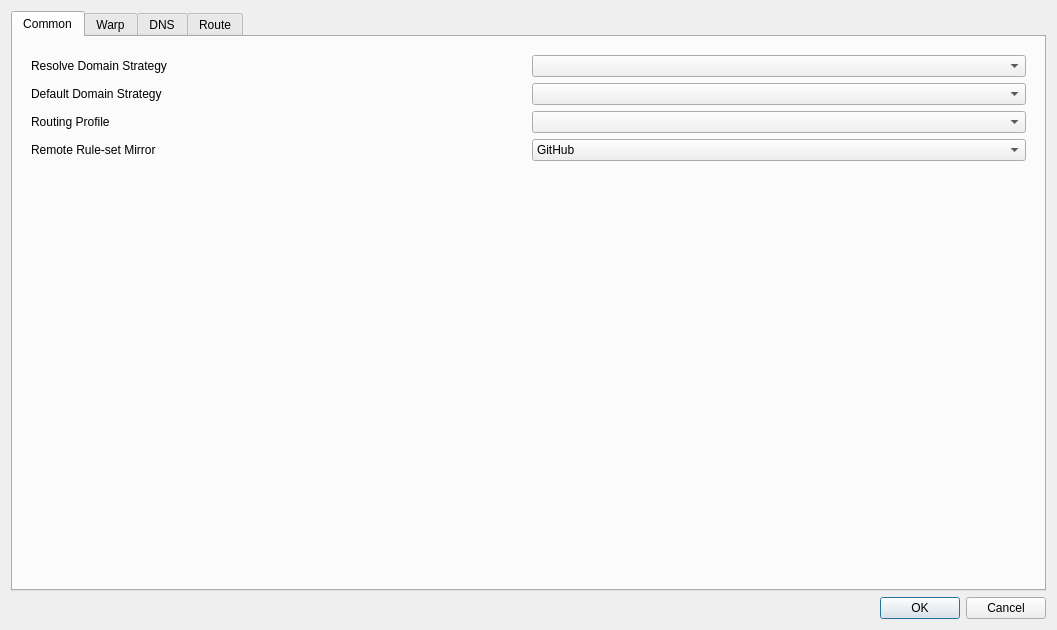
<?xml version="1.0" encoding="UTF-8"?>
<ui version="4.0">
 <class>DialogManageRoutes</class>
 <widget class="QDialog" name="DialogManageRoutes">
  <property name="geometry">
   <rect>
    <x>0</x>
    <y>0</y>
    <width>1057</width>
    <height>600</height>
   </rect>
  </property>
  <property name="windowTitle">
   <string>Routes</string>
  </property>
  <layout class="QVBoxLayout" name="verticalLayout">
   <item>
    <widget class="QTabWidget" name="tabWidget">
     <property name="currentIndex">
      <number>0</number>
     </property>
     <widget class="QWidget" name="tab">
      <attribute name="title">
       <string>Common</string>
      </attribute>
      <layout class="QVBoxLayout" name="verticalLayout_3">
       <item>
        <widget class="QWidget" name="widget" native="true">
         <layout class="QGridLayout" name="gridLayout_2">
          <item row="3" column="1">
           <widget class="QComboBox" name="route_prof"/>
          </item>
          <item row="2" column="0">
           <widget class="QLabel" name="label_3">
            <property name="uiLevel" stdset="0">
             <string notr="true">advanced</string>
            </property>
            <property name="toolTip">
             <string>&lt;html&gt;&lt;head/&gt;&lt;body&gt;&lt;p&gt;Used as default strategy when resolving outbound/dns server Domain addresses&lt;/p&gt;&lt;/body&gt;&lt;/html&gt;</string>
            </property>
            <property name="text">
             <string>Default Domain Strategy</string>
            </property>
            <property name="buddy">
             <cstring>default_domain_strategy</cstring>
            </property>
           </widget>
          </item>
          <item row="1" column="1">
           <widget class="QComboBox" name="domainStrategyCombo">
            <property name="uiLevel" stdset="0">
             <string notr="true">advanced</string>
            </property>
            <property name="editable">
             <bool>false</bool>
            </property>
           </widget>
          </item>
          <item row="2" column="1">
           <widget class="QComboBox" name="default_domain_strategy">
            <property name="uiLevel" stdset="0">
             <string notr="true">advanced</string>
            </property>
            <property name="editable">
             <bool>false</bool>
            </property>
           </widget>
          </item>
          <item row="4" column="0">
           <widget class="QLabel" name="ruleset_mirror_l">
            <property name="uiLevel" stdset="0">
             <string notr="true">advanced</string>
            </property>
            <property name="text">
             <string>Remote Rule-set Mirror</string>
            </property>
            <property name="buddy">
             <cstring>ruleset_mirror</cstring>
            </property>
           </widget>
          </item>
          <item row="1" column="0">
           <widget class="QLabel" name="label_6">
            <property name="uiLevel" stdset="0">
             <string notr="true">advanced</string>
            </property>
            <property name="toolTip">
             <string>&lt;html&gt;&lt;head/&gt;&lt;body&gt;&lt;p&gt;If not empty, resolves domains in requests according to the strategy&lt;/p&gt;&lt;/body&gt;&lt;/html&gt;</string>
            </property>
            <property name="text">
             <string>Resolve Domain Strategy</string>
            </property>
            <property name="buddy">
             <cstring>domainStrategyCombo</cstring>
            </property>
           </widget>
          </item>
          <item row="3" column="0">
           <widget class="QLabel" name="route_prof_l">
            <property name="text">
             <string>Routing Profile</string>
            </property>
            <property name="buddy">
             <cstring>route_prof</cstring>
            </property>
           </widget>
          </item>
          <item row="4" column="1">
           <widget class="QComboBox" name="ruleset_mirror">
            <property name="uiLevel" stdset="0">
             <string notr="true">advanced</string>
            </property>
            <item>
             <property name="text">
              <string>GitHub</string>
             </property>
            </item>
            <item>
             <property name="text">
              <string>jsDelivr(Cloudflare)</string>
             </property>
            </item>
            <item>
             <property name="text">
              <string>jsDelivr(Gcore)</string>
             </property>
            </item>
            <item>
             <property name="text">
              <string>jsDelivr(Quantil)</string>
             </property>
            </item>
            <item>
             <property name="text">
              <string>jsDelivr(Fastly)</string>
             </property>
            </item>
            <item>
             <property name="text">
              <string>jsDelivr(CDN)</string>
             </property>
            </item>
           </widget>
          </item>
         </layout>
        </widget>
       </item>
       <item>
        <spacer name="common_bottom_spacer">
         <property name="orientation">
          <enum>Qt::Vertical</enum>
         </property>
         <property name="sizeHint" stdset="0">
          <size>
           <width>20</width>
           <height>0</height>
          </size>
         </property>
        </spacer>
       </item>
      </layout>
     </widget>
     <widget class="QWidget" name="tab_5">
      <property name="uiFoldInto" stdset="0">
       <string notr="true">tab</string>
      </property>
      <attribute name="title">
       <string>Warp</string>
      </attribute>
      <layout class="QVBoxLayout" name="verticalLayout_8">
       <item>
        <widget class="QWidget" name="widget_3" native="true">
         <layout class="QFormLayout" name="formLayout_3">
          <item row="2" column="0">
           <widget class="QLabel" name="warp_chain_order_l">
            <property name="text">
             <string>Traffic path</string>
            </property>
            <property name="buddy">
             <cstring>warp_chain_order</cstring>
            </property>
           </widget>
          </item>
          <item row="2" column="1">
           <widget class="QComboBox" name="warp_chain_order">
            <property name="toolTip">
             <string>Choose where WARP is applied to the selected connection.</string>
            </property>
           </widget>
          </item>
          <item row="3" column="0" colspan="2">
           <widget class="QLabel" name="warp_path_description">
            <property name="wordWrap"><bool>true</bool></property>
           </widget>
          </item>
          <item row="0" column="0">
           <widget class="QCheckBox" name="enable_warp">
            <property name="toolTip">
             <string>Apply WARP to the selected connection.</string>
            </property>
            <property name="text">
             <string>Enable Warp</string>
            </property>
           </widget>
          </item>
          <item row="1" column="0">
           <widget class="QLabel" name="warp_mode_l">
            <property name="toolTip">
             <string>AmneziaWG adds WARP-compatible junk and camouflage packets to WireGuard. MASQUE uses HTTP/3 or HTTP/2.</string>
            </property>
            <property name="text">
             <string>Mode</string>
            </property>
            <property name="buddy">
             <cstring>warp_mode</cstring>
            </property>
           </widget>
          </item>
          <item row="1" column="1">
           <widget class="QComboBox" name="warp_mode">
            <property name="toolTip">
             <string>AmneziaWG adds WARP-compatible junk and camouflage packets to WireGuard. MASQUE uses HTTP/3 or HTTP/2.</string>
            </property>
            <item>
             <property name="text">
              <string notr="true">WireGuard</string>
             </property>
            </item>
            <item>
             <property name="text">
              <string notr="true">MASQUE</string>
             </property>
            </item>
            <item><property name="text"><string notr="true">AmneziaWG</string></property></item>
           </widget>
          </item>
         </layout>
        </widget>
       </item>
       <item>
        <widget class="QGroupBox" name="warp_wg_box">
         <property name="uiLevel" stdset="0">
          <string notr="true">advanced</string>
         </property>
         <property name="title">
          <string notr="true">WireGuard</string>
         </property>
         <layout class="QFormLayout" name="warp_wg_form">
          <item row="0" column="0">
           <widget class="QLabel" name="label_7">
            <property name="text">
             <string>Endpoint</string>
            </property>
            <property name="buddy">
             <cstring>warp_ep</cstring>
            </property>
           </widget>
          </item>
          <item row="0" column="1">
           <widget class="QLineEdit" name="warp_ep"/>
          </item>
          <item row="1" column="0">
           <widget class="QLabel" name="label_4">
            <property name="text">
             <string>Private Key</string>
            </property>
            <property name="buddy">
             <cstring>warp_private_key</cstring>
            </property>
           </widget>
          </item>
          <item row="1" column="1">
           <widget class="QLineEdit" name="warp_private_key"/>
          </item>
          <item row="2" column="0">
           <widget class="QLabel" name="label_5">
            <property name="text">
             <string>Public Key</string>
            </property>
            <property name="buddy">
             <cstring>warp_public_key</cstring>
            </property>
           </widget>
          </item>
          <item row="2" column="1">
           <widget class="QLineEdit" name="warp_public_key"/>
          </item>
          <item row="3" column="0">
           <widget class="QLabel" name="label_12">
            <property name="text">
             <string>Interface Addresses</string>
            </property>
            <property name="buddy">
             <cstring>warp_ifc_addrs</cstring>
            </property>
           </widget>
          </item>
          <item row="3" column="1">
           <widget class="QLineEdit" name="warp_ifc_addrs"/>
          </item>
          <item row="4" column="0">
           <widget class="QLabel" name="label">
            <property name="text">
             <string>Reserved</string>
            </property>
            <property name="buddy">
             <cstring>warp_reserved</cstring>
            </property>
           </widget>
          </item>
          <item row="4" column="1">
           <widget class="QLineEdit" name="warp_reserved"/>
          </item>
         </layout>
        </widget>
       </item>
       <item>
        <widget class="QGroupBox" name="warp_masque_box">
         <property name="uiLevel" stdset="0">
          <string notr="true">advanced</string>
         </property>
         <property name="title">
          <string notr="true">MASQUE</string>
         </property>
         <layout class="QFormLayout" name="warp_masque_form">
          <item row="0" column="0">
           <widget class="QLabel" name="warp_masque_ep_l">
            <property name="text">
             <string>Endpoint</string>
            </property>
            <property name="buddy">
             <cstring>warp_masque_ep</cstring>
            </property>
           </widget>
          </item>
          <item row="0" column="1">
           <widget class="QLineEdit" name="warp_masque_ep"/>
          </item>
          <item row="1" column="0">
           <widget class="QLabel" name="warp_masque_private_key_l">
            <property name="text">
             <string>Private Key</string>
            </property>
            <property name="buddy">
             <cstring>warp_masque_private_key</cstring>
            </property>
           </widget>
          </item>
          <item row="1" column="1">
           <widget class="QLineEdit" name="warp_masque_private_key"/>
          </item>
          <item row="2" column="0">
           <widget class="QLabel" name="warp_masque_peer_public_key_l">
            <property name="toolTip">
             <string>Base64 DER of the server's public key. When set, it pins the server certificate.</string>
            </property>
            <property name="text">
             <string>Peer Public Key</string>
            </property>
            <property name="buddy">
             <cstring>warp_masque_peer_public_key</cstring>
            </property>
           </widget>
          </item>
          <item row="2" column="1">
           <widget class="QLineEdit" name="warp_masque_peer_public_key"/>
          </item>
          <item row="3" column="0">
           <widget class="QLabel" name="warp_masque_ifc_addrs_l">
            <property name="text">
             <string>Interface Addresses</string>
            </property>
            <property name="buddy">
             <cstring>warp_masque_ifc_addrs</cstring>
            </property>
           </widget>
          </item>
          <item row="3" column="1">
           <widget class="QLineEdit" name="warp_masque_ifc_addrs"/>
          </item>
          <item row="4" column="0">
           <widget class="QLabel" name="warp_masque_sni_l">
            <property name="text">
             <string notr="true">SNI</string>
            </property>
            <property name="buddy">
             <cstring>warp_masque_sni</cstring>
            </property>
           </widget>
          </item>
          <item row="4" column="1">
           <widget class="QLineEdit" name="warp_masque_sni"/>
          </item>
          <item row="5" column="0">
           <widget class="QLabel" name="warp_masque_http_mode_l">
            <property name="toolTip">
             <string>HTTP/3 runs over UDP; HTTP/2 runs over TLS on TCP and works where UDP is blocked.</string>
            </property>
            <property name="text">
             <string>HTTP Version</string>
            </property>
            <property name="buddy">
             <cstring>warp_masque_http_mode</cstring>
            </property>
           </widget>
          </item>
          <item row="5" column="1">
           <widget class="QComboBox" name="warp_masque_http_mode">
            <property name="toolTip">
             <string>HTTP/3 runs over UDP; HTTP/2 runs over TLS on TCP and works where UDP is blocked.</string>
            </property>
            <item>
             <property name="text">
              <string>HTTP/3 (fallback to HTTP/2)</string>
             </property>
            </item>
            <item>
             <property name="text">
              <string>HTTP/3 only</string>
             </property>
            </item>
            <item>
             <property name="text">
              <string notr="true">HTTP/2</string>
             </property>
            </item>
           </widget>
          </item>
         </layout>
        </widget>
       </item>
       <item>
        <layout class="QHBoxLayout" name="warp_autogen_row">
         <item>
          <widget class="QPushButton" name="warp_autogen">
           <property name="toolTip">
            <string>&lt;html&gt;&lt;head/&gt;&lt;body&gt;&lt;p&gt;Gets a new config from cloudflare API&lt;/p&gt;&lt;/body&gt;&lt;/html&gt;</string>
           </property>
           <property name="text">
            <string>Generate Warp Config</string>
           </property>
          </widget>
         </item>
         <item>
          <widget class="QPushButton" name="warp_api_hosts_btn">
           <property name="uiLevel" stdset="0">
            <string notr="true">advanced</string>
           </property>
           <property name="toolTip">
            <string>Cloudflare API domains to try, in order, when generating a WARP config</string>
           </property>
           <property name="text">
            <string>Registration Domains…</string>
           </property>
          </widget>
         </item>
         <item>
          <spacer name="warp_autogen_spacer">
           <property name="orientation">
            <enum>Qt::Horizontal</enum>
           </property>
           <property name="sizeHint" stdset="0">
            <size>
             <width>40</width>
             <height>20</height>
            </size>
           </property>
          </spacer>
         </item>
        </layout>
       </item>
       <item>
        <spacer name="warp_bottom_spacer">
         <property name="orientation">
          <enum>Qt::Vertical</enum>
         </property>
         <property name="sizeHint" stdset="0">
          <size>
           <width>20</width>
           <height>40</height>
          </size>
         </property>
        </spacer>
       </item>
      </layout>
     </widget>
     <widget class="QWidget" name="tab_3">
      <attribute name="title">
       <string>DNS</string>
      </attribute>
      <layout class="QVBoxLayout" name="verticalLayout_4">
       <item>
        <widget class="QGroupBox" name="simple_dns_box">
         <property name="uiFoldInto" stdset="0">
          <string notr="true">tab</string>
         </property>
         <property name="title">
          <string>Simple DNS Settings</string>
         </property>
         <layout class="QGridLayout" name="gridLayout">
          <item row="4" column="0">
           <widget class="QLabel" name="label_2">
            <property name="uiLevel" stdset="0">
             <string notr="true">advanced</string>
            </property>
            <property name="toolTip">
             <string>&lt;html&gt;&lt;head/&gt;&lt;body&gt;&lt;p&gt;Local DNS can not be used in some configurations, you will have to set an ip here to be used as local dns in such situations&lt;/p&gt;&lt;/body&gt;&lt;/html&gt;</string>
            </property>
            <property name="text">
             <string>Local Override</string>
            </property>
            <property name="buddy">
             <cstring>local_override</cstring>
            </property>
           </widget>
          </item>
          <item row="7" column="3">
           <layout class="QHBoxLayout" name="horizontalLayout_3">
            <item>
             <widget class="QComboBox" name="dns_final_out">
              <item>
               <property name="text">
                <string notr="true">remote</string>
               </property>
              </item>
              <item>
               <property name="text">
                <string notr="true">direct</string>
               </property>
              </item>
             </widget>
            </item>
            <item>
             <widget class="QCheckBox" name="enable_dns_routing">
              <property name="uiLevel" stdset="0">
               <string notr="true">advanced</string>
              </property>
              <property name="toolTip">
               <string>&lt;html&gt;&lt;head/&gt;&lt;body&gt;&lt;p&gt;When enabled, domains destined for direct outbound will also be resolved using direct dns&lt;/p&gt;&lt;/body&gt;&lt;/html&gt;</string>
              </property>
              <property name="text">
               <string>Enable DNS Routing</string>
              </property>
             </widget>
            </item>
            <item>
             <widget class="QCheckBox" name="respect_hosts">
              <property name="uiLevel" stdset="0">
               <string notr="true">advanced</string>
              </property>
              <property name="toolTip">
               <string>&lt;html&gt;&lt;head/&gt;&lt;body&gt;&lt;p&gt;Answer A/AAAA queries from the system hosts file before consulting any DNS server. Only domains actually listed in the file are affected.&lt;/p&gt;&lt;/body&gt;&lt;/html&gt;</string>
              </property>
              <property name="text">
               <string>Respect Hosts File</string>
              </property>
             </widget>
            </item>
            <item>
             <widget class="QPushButton" name="predefined_dns">
              <property name="uiLevel" stdset="0">
               <string notr="true">advanced</string>
              </property>
              <property name="sizePolicy">
               <sizepolicy hsizetype="Maximum" vsizetype="Fixed">
                <horstretch>0</horstretch>
                <verstretch>0</verstretch>
               </sizepolicy>
              </property>
              <property name="text">
               <string>Predefined Answers</string>
              </property>
             </widget>
            </item>
           </layout>
          </item>
          <item row="1" column="0">
           <widget class="QLabel" name="label_9">
            <property name="toolTip">
             <string>&lt;html&gt;&lt;head/&gt;&lt;body&gt;&lt;p&gt;examples:&lt;br/&gt;tls://8.8.8.8&lt;br/&gt;https://domain/path&lt;/p&gt;&lt;p&gt;tcp://8.8.8.8:1234&lt;/p&gt;&lt;p&gt;dhcp://auto&lt;/p&gt;&lt;p&gt;h3://domain/path&lt;/p&gt;&lt;p&gt;quic://domain:4632&lt;/p&gt;&lt;p&gt;etc&lt;/p&gt;&lt;/body&gt;&lt;/html&gt;</string>
            </property>
            <property name="text">
             <string>Remote DNS</string>
            </property>
            <property name="buddy">
             <cstring>remote_dns</cstring>
            </property>
           </widget>
          </item>
          <item row="4" column="3">
           <layout class="QHBoxLayout" name="horizontalLayout_5">
            <item>
             <widget class="QLineEdit" name="local_override">
              <property name="uiLevel" stdset="0">
               <string notr="true">advanced</string>
              </property>
             </widget>
            </item>
           </layout>
          </item>
          <item row="2" column="3">
           <layout class="QHBoxLayout" name="horizontalLayout_8">
            <item>
             <widget class="QComboBox" name="direct_dns">
              <property name="sizePolicy">
               <sizepolicy hsizetype="Expanding" vsizetype="Fixed">
                <horstretch>0</horstretch>
                <verstretch>0</verstretch>
               </sizepolicy>
              </property>
              <property name="editable">
               <bool>true</bool>
              </property>
             </widget>
            </item>
            <item>
             <widget class="QCheckBox" name="direct_dns_disable_ipv6">
              <property name="uiLevel" stdset="0">
               <string notr="true">advanced</string>
              </property>
              <property name="toolTip">
               <string>Answer AAAA queries sent to this server with an empty result.</string>
              </property>
              <property name="text">
               <string>Disable IPv6</string>
              </property>
             </widget>
            </item>
           </layout>
          </item>
          <item row="2" column="0">
           <widget class="QLabel" name="label_8">
            <property name="toolTip">
             <string>This is especially important and it is recommended to use the default value of &quot;localhost&quot;.
If the default value does not work, try changing it to &quot;223.5.5.5&quot;.
For more information, see the document &quot;Configuration/DNS&quot;.</string>
            </property>
            <property name="text">
             <string>Direct DNS</string>
            </property>
            <property name="buddy">
             <cstring>direct_dns</cstring>
            </property>
           </widget>
          </item>
          <item row="1" column="3">
           <layout class="QHBoxLayout" name="horizontalLayout_7">
            <item>
             <widget class="QComboBox" name="remote_dns">
              <property name="sizePolicy">
               <sizepolicy hsizetype="Expanding" vsizetype="Fixed">
                <horstretch>0</horstretch>
                <verstretch>0</verstretch>
               </sizepolicy>
              </property>
              <property name="editable">
               <bool>true</bool>
              </property>
             </widget>
            </item>
            <item>
             <widget class="QCheckBox" name="remote_dns_disable_ipv6">
              <property name="uiLevel" stdset="0">
               <string notr="true">advanced</string>
              </property>
              <property name="toolTip">
               <string>Answer AAAA queries sent to this server with an empty result.</string>
              </property>
              <property name="text">
               <string>Disable IPv6</string>
              </property>
             </widget>
            </item>
           </layout>
          </item>
          <item row="7" column="0">
           <widget class="QLabel" name="dns_final_out_l">
            <property name="text">
             <string>Default DNS server</string>
            </property>
            <property name="buddy">
             <cstring>dns_final_out</cstring>
            </property>
           </widget>
          </item>
          <item row="8" column="3">
           <layout class="QHBoxLayout" name="horizontalLayout_6">
            <item>
             <widget class="QCheckBox" name="enable_fakeip">
              <property name="uiLevel" stdset="0">
               <string notr="true">advanced</string>
              </property>
              <property name="text">
               <string>Enable FakeIP</string>
              </property>
             </widget>
            </item>
            <item>
             <widget class="QCheckBox" name="fakeip_disable_ipv6">
              <property name="uiLevel" stdset="0">
               <string notr="true">advanced</string>
              </property>
              <property name="toolTip">
               <string>Hand out no fake IPv6 addresses; AAAA queries are answered empty.</string>
              </property>
              <property name="text">
               <string>FakeIP Disable IPv6</string>
              </property>
             </widget>
            </item>
           </layout>
          </item>
         </layout>
        </widget>
       </item>
       <item>
        <widget class="QGroupBox" name="groupBox">
         <property name="uiLevel" stdset="0">
          <string notr="true">advanced</string>
         </property>
         <property name="sizePolicy">
          <sizepolicy hsizetype="Preferred" vsizetype="Maximum">
           <horstretch>0</horstretch>
           <verstretch>0</verstretch>
          </sizepolicy>
         </property>
         <property name="title">
          <string>Advanced</string>
         </property>
         <layout class="QVBoxLayout" name="verticalLayout_5">
          <item>
           <widget class="QPushButton" name="dns_advanced">
            <property name="sizePolicy">
             <sizepolicy hsizetype="Expanding" vsizetype="Fixed">
              <horstretch>0</horstretch>
              <verstretch>0</verstretch>
             </sizepolicy>
            </property>
            <property name="toolTip">
             <string>&lt;html&gt;&lt;head/&gt;&lt;body&gt;&lt;p&gt;Cache behaviour, optimistic cache and query timeout.&lt;/p&gt;&lt;/body&gt;&lt;/html&gt;</string>
            </property>
            <property name="text">
             <string>Advanced Settings</string>
            </property>
           </widget>
          </item>
          <item>
           <layout class="QHBoxLayout" name="horizontalLayout_4">
            <item>
             <widget class="QCheckBox" name="use_dns_object">
              <property name="text">
               <string>Use Custom DNS Object</string>
              </property>
             </widget>
            </item>
            <item>
             <widget class="QPushButton" name="dns_object_edit">
              <property name="sizePolicy">
               <sizepolicy hsizetype="Expanding" vsizetype="Fixed">
                <horstretch>0</horstretch>
                <verstretch>0</verstretch>
               </sizepolicy>
              </property>
              <property name="text">
               <string>Edit DNS Object</string>
              </property>
             </widget>
            </item>
           </layout>
          </item>
         </layout>
        </widget>
       </item>
       <item>
        <spacer name="dns_bottom_spacer">
         <property name="orientation">
          <enum>Qt::Vertical</enum>
         </property>
         <property name="sizeHint" stdset="0">
          <size>
           <width>20</width>
           <height>0</height>
          </size>
         </property>
        </spacer>
       </item>
      </layout>
     </widget>
     <widget class="QWidget" name="tab_2">
      <attribute name="title">
       <string>Route</string>
      </attribute>
      <layout class="QVBoxLayout" name="verticalLayout_2">
       <item>
        <widget class="QGroupBox" name="route_profiles_box">
         <property name="title">
          <string>Routing Profiles</string>
         </property>
         <layout class="QVBoxLayout" name="verticalLayout_6">
          <item>
           <widget class="QListWidget" name="route_profiles"/>
          </item>
          <item>
           <widget class="QWidget" name="widget_2" native="true">
            <layout class="QHBoxLayout" name="horizontalLayout_2">
             <item>
              <widget class="QPushButton" name="new_route">
               <property name="text">
                <string>New</string>
               </property>
              </widget>
             </item>
             <item>
              <widget class="QPushButton" name="clone_route">
               <property name="text">
                <string>Clone</string>
               </property>
              </widget>
             </item>
             <item>
              <widget class="QPushButton" name="export_route">
               <property name="text">
                <string>Export</string>
               </property>
              </widget>
             </item>
             <item>
              <widget class="QPushButton" name="import_route">
               <property name="text">
                <string>Import</string>
               </property>
              </widget>
             </item>
             <item>
              <widget class="QPushButton" name="edit_route">
               <property name="text">
                <string>Edit</string>
               </property>
              </widget>
             </item>
             <item>
              <widget class="QPushButton" name="delete_route">
               <property name="text">
                <string>Delete</string>
               </property>
              </widget>
             </item>
             <item>
              <widget class="QPushButton" name="update_route">
               <property name="toolTip">
                <string>Update the selected remote routing profile, or all of them</string>
               </property>
               <property name="text">
                <string>Update</string>
               </property>
              </widget>
             </item>
            </layout>
           </widget>
          </item>
         </layout>
        </widget>
       </item>
      </layout>
     </widget>
    </widget>
   </item>
   <item>
    <layout class="QHBoxLayout" name="horizontalLayout">
     <item>
      <widget class="QDialogButtonBox" name="buttonBox">
       <property name="sizePolicy">
        <sizepolicy hsizetype="Preferred" vsizetype="Preferred">
         <horstretch>0</horstretch>
         <verstretch>0</verstretch>
        </sizepolicy>
       </property>
       <property name="standardButtons">
        <set>QDialogButtonBox::StandardButton::Cancel|QDialogButtonBox::StandardButton::Ok</set>
       </property>
      </widget>
     </item>
    </layout>
   </item>
  </layout>
 </widget>
 <tabstops>
  <tabstop>tabWidget</tabstop>
  <tabstop>domainStrategyCombo</tabstop>
  <tabstop>default_domain_strategy</tabstop>
  <tabstop>remote_dns</tabstop>
  <tabstop>remote_dns_disable_ipv6</tabstop>
  <tabstop>direct_dns</tabstop>
  <tabstop>direct_dns_disable_ipv6</tabstop>
  <tabstop>dns_final_out</tabstop>
 </tabstops>
 <resources/>
 <connections>
  <connection>
   <sender>buttonBox</sender>
   <signal>rejected()</signal>
   <receiver>DialogManageRoutes</receiver>
   <slot>reject()</slot>
   <hints>
    <hint type="sourcelabel">
     <x>399</x>
     <y>574</y>
    </hint>
    <hint type="destinationlabel">
     <x>399</x>
     <y>299</y>
    </hint>
   </hints>
  </connection>
  <connection>
   <sender>buttonBox</sender>
   <signal>accepted()</signal>
   <receiver>DialogManageRoutes</receiver>
   <slot>accept()</slot>
   <hints>
    <hint type="sourcelabel">
     <x>399</x>
     <y>574</y>
    </hint>
    <hint type="destinationlabel">
     <x>399</x>
     <y>299</y>
    </hint>
   </hints>
  </connection>
 </connections>
</ui>
